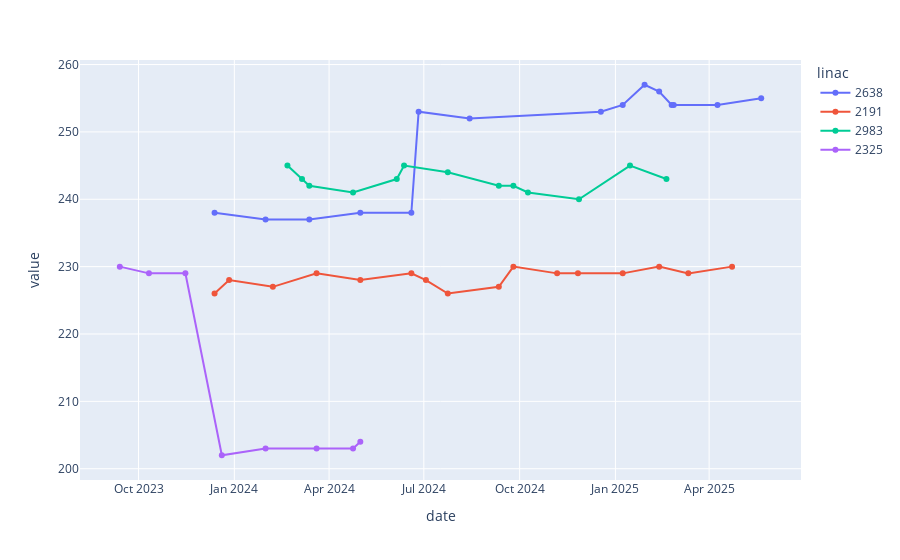
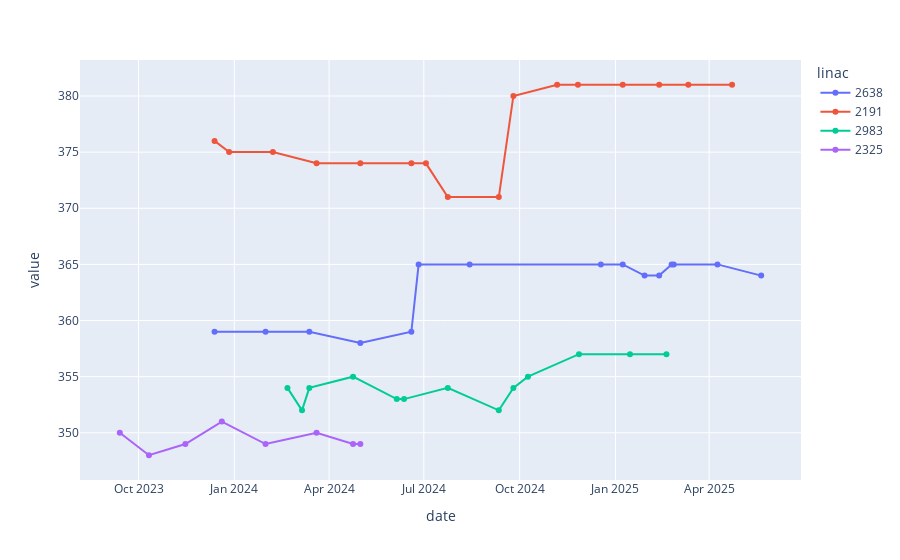

The notebook cell these images were saved under, in order:
### Code cell
for x in range(len(show.columns)):  
    p_I = show.columns[x][:2]


    fig = px.line(gen_cal[gen_cal["Part&item"] == f"I:{p_I[0]} P:{p_I[1]}"], x="date", y ="value", color="linac", hover_data=["Part&item", "category"],markers=True)
    fig.show()

### Figure 1 — Plotly figure (JSON) as saved in the notebook; plotly's stock layout.template omitted (floating-point values rounded to 4 significant figures)
{"data": [{"customdata": [["I:2280 P:109.0", "Ref Refl 01"], ["I:2280 P:109.0", "Ref Refl 01"], ["I:2280 P:109.0", "Ref Refl 01"], ["I:2280 P:109.0", "Ref Refl 01"], ["I:2280 P:109.0", "Ref Refl 01"], ["I:2280 P:109.0", "Ref Refl 01"], ["I:2280 P:109.0", "Ref Refl 01"], ["I:2280 P:109.0", "Ref Refl 01"], ["I:2280 P:109.0", "Ref Refl 01"], ["I:2280 P:109.0", "Ref Refl 01"], ["I:2280 P:109.0", "Ref Refl 01"], ["I:2280 P:109.0", "Ref Refl 01"], ["I:2280 P:109.0", "Ref Refl 01"], ["I:2280 P:109.0", "Ref Refl 01"], ["I:2280 P:109.0", "Ref Refl 01"]], "hovertemplate": "linac=2638<br>date=%{x}<br>value=%{y}<br>Part&item=%{customdata[0]}<br>category=%{customdata[1]}<extra></extra>", "legendgroup": "2638", "line": {"color": "#636efa", "dash": "solid"}, "marker": {"symbol": "circle"}, "mode": "lines+markers", "name": "2638", "orientation": "v", "showlegend": true, "type": "scatter", "x": ["2025-05-21", "2025-04-09", "2025-02-26", "2025-02-24", "2025-02-12", "2025-01-29", "2025-01-08", "2024-12-18", "2024-08-14", "2024-06-26", "2024-06-19", "2024-05-01", "2024-03-13", "2024-01-31", "2023-12-13"], "xaxis": "x", "y": [255, 254, 254, 254, 256, 257, 254, 253, 252, 253, 238, 238, 237, 237, 238], "yaxis": "y"}, {"customdata": [["I:2280 P:109.0", "Ref Refl 01"], ["I:2280 P:109.0", "Ref Refl 01"], ["I:2280 P:109.0", "Ref Refl 01"], ["I:2280 P:109.0", "Ref Refl 01"], ["I:2280 P:109.0", "Ref Refl 01"], ["I:2280 P:109.0", "Ref Refl 01"], ["I:2280 P:109.0", "Ref Refl 01"], ["I:2280 P:109.0", "Ref Refl 01"], ["I:2280 P:109.0", "Ref Refl 01"], ["I:2280 P:109.0", "Ref Refl 01"], ["I:2280 P:109.0", "Ref Refl 01"], ["I:2280 P:109.0", "Ref Refl 01"], ["I:2280 P:109.0", "Ref Refl 01"], ["I:2280 P:109.0", "Ref Refl 01"], ["I:2280 P:109.0", "Ref Refl 01"], ["I:2280 P:109.0", "Ref Refl 01"]], "hovertemplate": "linac=2191<br>date=%{x}<br>value=%{y}<br>Part&item=%{customdata[0]}<br>category=%{customdata[1]}<extra></extra>", "legendgroup": "2191", "line": {"color": "#EF553B", "dash": "solid"}, "marker": {"symbol": "circle"}, "mode": "lines+markers", "name": "2191", "orientation": "v", "showlegend": true, "type": "scatter", "x": ["2025-04-23", "2025-03-12", "2025-02-12", "2025-01-08", "2024-11-26", "2024-11-06", "2024-09-25", "2024-09-11", "2024-07-24", "2024-07-03", "2024-06-19", "2024-05-01", "2024-03-20", "2024-02-07", "2023-12-27", "2023-12-13"], "xaxis": "x", "y": [230, 229, 230, 229, 229, 229, 230, 227, 226, 228, 229, 228, 229, 227, 228, 226], "yaxis": "y"}, {"customdata": [["I:2280 P:109.0", "Ref Refl 01"], ["I:2280 P:109.0", "Ref Refl 01"], ["I:2280 P:109.0", "Ref Refl 01"], ["I:2280 P:109.0", "Ref Refl 01"], ["I:2280 P:109.0", "Ref Refl 01"], ["I:2280 P:109.0", "Ref Refl 01"], ["I:2280 P:109.0", "Ref Refl 01"], ["I:2280 P:109.0", "Ref Refl 01"], ["I:2280 P:109.0", "Ref Refl 01"], ["I:2280 P:109.0", "Ref Refl 01"], ["I:2280 P:109.0", "Ref Refl 01"], ["I:2280 P:109.0", "Ref Refl 01"], ["I:2280 P:109.0", "Ref Refl 01"]], "hovertemplate": "linac=2983<br>date=%{x}<br>value=%{y}<br>Part&item=%{customdata[0]}<br>category=%{customdata[1]}<extra></extra>", "legendgroup": "2983", "line": {"color": "#00cc96", "dash": "solid"}, "marker": {"symbol": "circle"}, "mode": "lines+markers", "name": "2983", "orientation": "v", "showlegend": true, "type": "scatter", "x": ["2025-02-19", "2025-01-15", "2024-11-27", "2024-10-09", "2024-09-25", "2024-09-11", "2024-07-24", "2024-06-12", "2024-06-05", "2024-04-24", "2024-03-13", "2024-03-06", "2024-02-21"], "xaxis": "x", "y": [243, 245, 240, 241, 242, 242, 244, 245, 243, 241, 242, 243, 245], "yaxis": "y"}, {"customdata": [["I:2280 P:109.0", "Ref Refl 01"], ["I:2280 P:109.0", "Ref Refl 01"], ["I:2280 P:109.0", "Ref Refl 01"], ["I:2280 P:109.0", "Ref Refl 01"], ["I:2280 P:109.0", "Ref Refl 01"], ["I:2280 P:109.0", "Ref Refl 01"], ["I:2280 P:109.0", "Ref Refl 01"], ["I:2280 P:109.0", "Ref Refl 01"]], "hovertemplate": "linac=2325<br>date=%{x}<br>value=%{y}<br>Part&item=%{customdata[0]}<br>category=%{customdata[1]}<extra></extra>", "legendgroup": "2325", "line": {"color": "#ab63fa", "dash": "solid"}, "marker": {"symbol": "circle"}, "mode": "lines+markers", "name": "2325", "orientation": "v", "showlegend": true, "type": "scatter", "x": ["2024-05-01", "2024-04-24", "2024-03-20", "2024-01-31", "2023-12-20", "2023-11-15", "2023-10-11", "2023-09-13"], "xaxis": "x", "y": [204, 203, 203, 203, 202, 229, 229, 230], "yaxis": "y"}], "layout": {"legend": {"title": {"text": "linac"}, "tracegroupgap": 0}, "margin": {"t": 60}, "xaxis": {"anchor": "y", "domain": [0, 1], "title": {"text": "date"}}, "yaxis": {"anchor": "x", "domain": [0, 1], "title": {"text": "value"}}}}

### Figure 2 — Plotly figure (JSON) as saved in the notebook; plotly's stock layout.template omitted (floating-point values rounded to 4 significant figures)
{"data": [{"customdata": [["I:2280 P:110.0", "Ref Refl 01"], ["I:2280 P:110.0", "Ref Refl 01"], ["I:2280 P:110.0", "Ref Refl 01"], ["I:2280 P:110.0", "Ref Refl 01"], ["I:2280 P:110.0", "Ref Refl 01"], ["I:2280 P:110.0", "Ref Refl 01"], ["I:2280 P:110.0", "Ref Refl 01"], ["I:2280 P:110.0", "Ref Refl 01"], ["I:2280 P:110.0", "Ref Refl 01"], ["I:2280 P:110.0", "Ref Refl 01"], ["I:2280 P:110.0", "Ref Refl 01"], ["I:2280 P:110.0", "Ref Refl 01"], ["I:2280 P:110.0", "Ref Refl 01"], ["I:2280 P:110.0", "Ref Refl 01"], ["I:2280 P:110.0", "Ref Refl 01"]], "hovertemplate": "linac=2638<br>date=%{x}<br>value=%{y}<br>Part&item=%{customdata[0]}<br>category=%{customdata[1]}<extra></extra>", "legendgroup": "2638", "line": {"color": "#636efa", "dash": "solid"}, "marker": {"symbol": "circle"}, "mode": "lines+markers", "name": "2638", "orientation": "v", "showlegend": true, "type": "scatter", "x": ["2025-05-21", "2025-04-09", "2025-02-26", "2025-02-24", "2025-02-12", "2025-01-29", "2025-01-08", "2024-12-18", "2024-08-14", "2024-06-26", "2024-06-19", "2024-05-01", "2024-03-13", "2024-01-31", "2023-12-13"], "xaxis": "x", "y": [364, 365, 365, 365, 364, 364, 365, 365, 365, 365, 359, 358, 359, 359, 359], "yaxis": "y"}, {"customdata": [["I:2280 P:110.0", "Ref Refl 01"], ["I:2280 P:110.0", "Ref Refl 01"], ["I:2280 P:110.0", "Ref Refl 01"], ["I:2280 P:110.0", "Ref Refl 01"], ["I:2280 P:110.0", "Ref Refl 01"], ["I:2280 P:110.0", "Ref Refl 01"], ["I:2280 P:110.0", "Ref Refl 01"], ["I:2280 P:110.0", "Ref Refl 01"], ["I:2280 P:110.0", "Ref Refl 01"], ["I:2280 P:110.0", "Ref Refl 01"], ["I:2280 P:110.0", "Ref Refl 01"], ["I:2280 P:110.0", "Ref Refl 01"], ["I:2280 P:110.0", "Ref Refl 01"], ["I:2280 P:110.0", "Ref Refl 01"], ["I:2280 P:110.0", "Ref Refl 01"], ["I:2280 P:110.0", "Ref Refl 01"]], "hovertemplate": "linac=2191<br>date=%{x}<br>value=%{y}<br>Part&item=%{customdata[0]}<br>category=%{customdata[1]}<extra></extra>", "legendgroup": "2191", "line": {"color": "#EF553B", "dash": "solid"}, "marker": {"symbol": "circle"}, "mode": "lines+markers", "name": "2191", "orientation": "v", "showlegend": true, "type": "scatter", "x": ["2025-04-23", "2025-03-12", "2025-02-12", "2025-01-08", "2024-11-26", "2024-11-06", "2024-09-25", "2024-09-11", "2024-07-24", "2024-07-03", "2024-06-19", "2024-05-01", "2024-03-20", "2024-02-07", "2023-12-27", "2023-12-13"], "xaxis": "x", "y": [381, 381, 381, 381, 381, 381, 380, 371, 371, 374, 374, 374, 374, 375, 375, 376], "yaxis": "y"}, {"customdata": [["I:2280 P:110.0", "Ref Refl 01"], ["I:2280 P:110.0", "Ref Refl 01"], ["I:2280 P:110.0", "Ref Refl 01"], ["I:2280 P:110.0", "Ref Refl 01"], ["I:2280 P:110.0", "Ref Refl 01"], ["I:2280 P:110.0", "Ref Refl 01"], ["I:2280 P:110.0", "Ref Refl 01"], ["I:2280 P:110.0", "Ref Refl 01"], ["I:2280 P:110.0", "Ref Refl 01"], ["I:2280 P:110.0", "Ref Refl 01"], ["I:2280 P:110.0", "Ref Refl 01"], ["I:2280 P:110.0", "Ref Refl 01"], ["I:2280 P:110.0", "Ref Refl 01"]], "hovertemplate": "linac=2983<br>date=%{x}<br>value=%{y}<br>Part&item=%{customdata[0]}<br>category=%{customdata[1]}<extra></extra>", "legendgroup": "2983", "line": {"color": "#00cc96", "dash": "solid"}, "marker": {"symbol": "circle"}, "mode": "lines+markers", "name": "2983", "orientation": "v", "showlegend": true, "type": "scatter", "x": ["2025-02-19", "2025-01-15", "2024-11-27", "2024-10-09", "2024-09-25", "2024-09-11", "2024-07-24", "2024-06-12", "2024-06-05", "2024-04-24", "2024-03-13", "2024-03-06", "2024-02-21"], "xaxis": "x", "y": [357, 357, 357, 355, 354, 352, 354, 353, 353, 355, 354, 352, 354], "yaxis": "y"}, {"customdata": [["I:2280 P:110.0", "Ref Refl 01"], ["I:2280 P:110.0", "Ref Refl 01"], ["I:2280 P:110.0", "Ref Refl 01"], ["I:2280 P:110.0", "Ref Refl 01"], ["I:2280 P:110.0", "Ref Refl 01"], ["I:2280 P:110.0", "Ref Refl 01"], ["I:2280 P:110.0", "Ref Refl 01"], ["I:2280 P:110.0", "Ref Refl 01"]], "hovertemplate": "linac=2325<br>date=%{x}<br>value=%{y}<br>Part&item=%{customdata[0]}<br>category=%{customdata[1]}<extra></extra>", "legendgroup": "2325", "line": {"color": "#ab63fa", "dash": "solid"}, "marker": {"symbol": "circle"}, "mode": "lines+markers", "name": "2325", "orientation": "v", "showlegend": true, "type": "scatter", "x": ["2024-05-01", "2024-04-24", "2024-03-20", "2024-01-31", "2023-12-20", "2023-11-15", "2023-10-11", "2023-09-13"], "xaxis": "x", "y": [349, 349, 350, 349, 351, 349, 348, 350], "yaxis": "y"}], "layout": {"legend": {"title": {"text": "linac"}, "tracegroupgap": 0}, "margin": {"t": 60}, "xaxis": {"anchor": "y", "domain": [0, 1], "title": {"text": "date"}}, "yaxis": {"anchor": "x", "domain": [0, 1], "title": {"text": "value"}}}}
